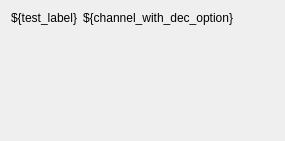
<?xml version="1.0" encoding="UTF-8"?>
<ui version="4.0">
 <class>Form</class>
 <widget class="QWidget" name="Form">
  <property name="geometry">
   <rect>
    <x>0</x>
    <y>0</y>
    <width>285</width>
    <height>141</height>
   </rect>
  </property>
  <property name="windowTitle">
   <string>Form</string>
  </property>
  <layout class="QVBoxLayout" name="verticalLayout">
   <item>
    <layout class="QFormLayout" name="formLayout">
     <item row="0" column="0">
      <widget class="QLabel" name="myLabel">
       <property name="text">
        <string>${test_label}</string>
       </property>
      </widget>
     </item>
     <item row="0" column="1">
      <widget class="QLabel" name="doubleQuotedLabel">
       <property name="text">
        <string>${channel_with_dec_option}</string>
       </property>
      </widget>
     </item>
     <item row="0" column="2">
      <widget class="QLabel" name="shellCommand">
       <property name="commands">
        <stringlist>
         <string>${test_command}</string>
         <string>${test_command_2}</string>
        </stringlist>
       </property>
      </widget>
     </item>
    </layout>
   </item>
  </layout>
 </widget>
 <resources/>
 <connections/>
</ui>
